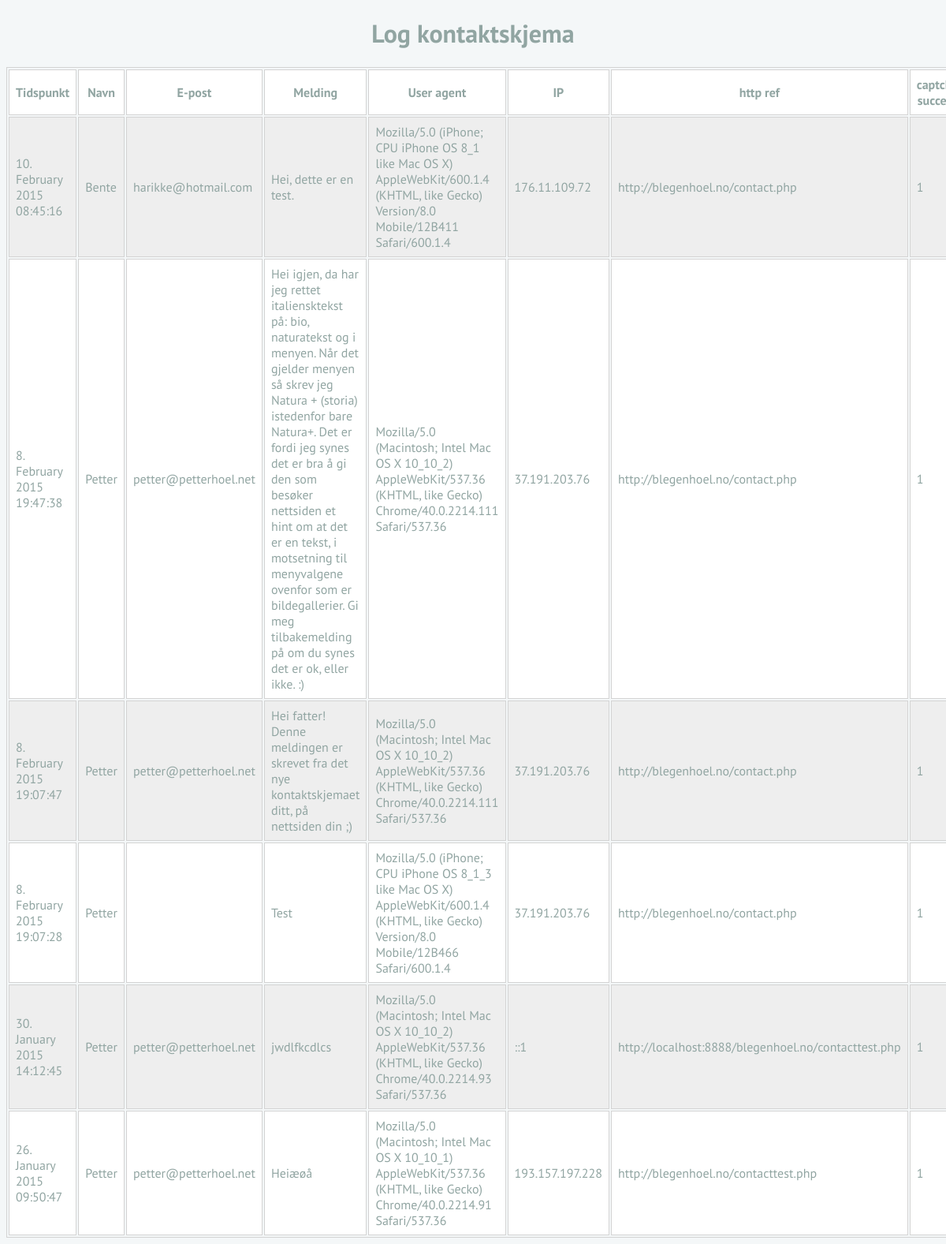
/log/index.php, run on the app's committed database.
### tables this page shows
CREATE TABLE `log_entry` (
  `id` int(11) NOT NULL AUTO_INCREMENT,
  `time_of_entry` int(11) NOT NULL,
  `poster_name` varchar(200) NOT NULL,
  `email` varchar(200) DEFAULT NULL,
  `message` text NOT NULL,
  `user_agent` varchar(300) NOT NULL,
  `ip` varchar(100) NOT NULL,
  `http_reference` varchar(200) NOT NULL,
  `captcha_success` varchar(100) NOT NULL,
  `captcha_error` varchar(100) DEFAULT NULL,
  `visible` tinyint(1) NOT NULL DEFAULT '1',
  PRIMARY KEY (`id`)
);

### log/index.php (the view, shortened to what this page needs)
<!DOCTYPE html>
<html>
<head>
    <link rel="stylesheet" type="text/css" href="logstyle.css">
</head>
<body>
<?php
    $query = 'SELECT id, time_of_entry, poster_name, email,
                message, user_agent, ip, http_reference,
                captcha_success
            FROM log_entry
            WHERE visible LIKE TRUE
            ORDER BY id desc';
    $response = @mysqli_query($database_connection, $query);
    if ($response){
        echo '
        <h1>Log kontaktskjema</h1>
        <table>
            <tr>
                <th>Tidspunkt</th>
                <th>Navn</th>
                <th>E-post</th>
                <th>Melding</th>
                <th>User agent</th>
                <th>IP</th>
                <th>http ref</th>
                <th>captcha success</th>
            </tr>';
        while ($row = mysqli_fetch_array($response)){
            $time = $row['time_of_entry'];
            echo '<tr><td>' .
            date("j. F Y H:i:s", $time) . '</td><td>' .
            $row['poster_name'] . '</td><td>' .
            $row['email'] . '</td><td>' .
            $row['message'] . '</td><td>' .
            $row['user_agent'] . '</td><td>' .
            $row['ip'] . '</td><td>' .
            $row['http_reference'] . '</td><td>' .
            $row['captcha_success'] . '</td>' .
            '</tr>';
        }
        echo '</table>';
    } else {
        echo '<h2>Could not get data :(</h2>';
        echo mysqli_error($database_connection);
    }
?>
</body>
</html>

### log/logstyle.css (style rules this page uses)
body { font-family: "PT Sans"; background: #f4f7f8; font-size: 1em; color: rgb(145, 165, 162); }
h1 { text-align: center; }
table, th, td { border: 1px solid lightgrey; }
th, td { padding: .5em; }
table tr:nth-child(even) { background-color: #eee; }
table tr:nth-child(odd) { background-color: #fff; }
table th { background-color: white; }

### data on the page
log_entry: time_of_entry "10. February 2015 08:45:16", poster_name "Bente", email "harikke@hotmail.com", message "Hei, dette er en test.", user_agent "Mozilla/5.0 (iPhone; CPU iPhone OS 8_1 like Mac OS X) AppleWebKit/600.1.4 (KHTML, like Gecko) Version/8.0 Mobile/12B411 Safari/600.1.4", ip "176.11.109.72", http_reference "http://blegenhoel.no/contact.php", captcha_success "1"
log_entry: time_of_entry "8. February 2015 19:47:38", poster_name "Petter", email "petter@petterhoel.net", message "Hei igjen, da har jeg rettet italiensktekst på: bio, naturatekst og i menyen. Når det gjelder menyen så skrev jeg Natura + (storia) istedenfor bare Natura+. Det er fordi jeg synes det er bra å gi den som besøker nettsiden et hint om at det er en tekst, i motsetning til menyvalgene ovenfor som er bildegallerier. Gi meg tilbakemelding på om du synes det er ok, eller ikke. :)", user_agent "Mozilla/5.0 (Macintosh; Intel Mac OS X 10_10_2) AppleWebKit/537.36 (KHTML, like Gecko) Chrome/40.0.2214.111 Safari/537.36", ip "37.191.203.76", http_reference "http://blegenhoel.no/contact.php", captcha_success "1"
log_entry: time_of_entry "8. February 2015 19:07:47", poster_name "Petter", email "petter@petterhoel.net", message "Hei fatter! Denne meldingen er skrevet fra det nye kontaktskjemaet ditt, på nettsiden din ;)", user_agent "Mozilla/5.0 (Macintosh; Intel Mac OS X 10_10_2) AppleWebKit/537.36 (KHTML, like Gecko) Chrome/40.0.2214.111 Safari/537.36", ip "37.191.203.76", http_reference "http://blegenhoel.no/contact.php", captcha_success "1"
log_entry: time_of_entry "8. February 2015 19:07:28", poster_name "Petter", message "Test", user_agent "Mozilla/5.0 (iPhone; CPU iPhone OS 8_1_3 like Mac OS X) AppleWebKit/600.1.4 (KHTML, like Gecko) Version/8.0 Mobile/12B466 Safari/600.1.4", ip "37.191.203.76", http_reference "http://blegenhoel.no/contact.php", captcha_success "1"
log_entry: time_of_entry "30. January 2015 14:12:45", poster_name "Petter", email "petter@petterhoel.net", message "jwdlfkcdlcs", user_agent "Mozilla/5.0 (Macintosh; Intel Mac OS X 10_10_2) AppleWebKit/537.36 (KHTML, like Gecko) Chrome/40.0.2214.93 Safari/537.36", ip "::1", http_reference "http://localhost:8888/blegenhoel.no/contacttest.php", captcha_success "1"
log_entry: time_of_entry "26. January 2015 09:50:47", poster_name "Petter", email "petter@petterhoel.net", message "Heiæøå", user_agent "Mozilla/5.0 (Macintosh; Intel Mac OS X 10_10_1) AppleWebKit/537.36 (KHTML, like Gecko) Chrome/40.0.2214.91 Safari/537.36", ip "193.157.197.228", http_reference "http://blegenhoel.no/contacttest.php", captcha_success "1"
